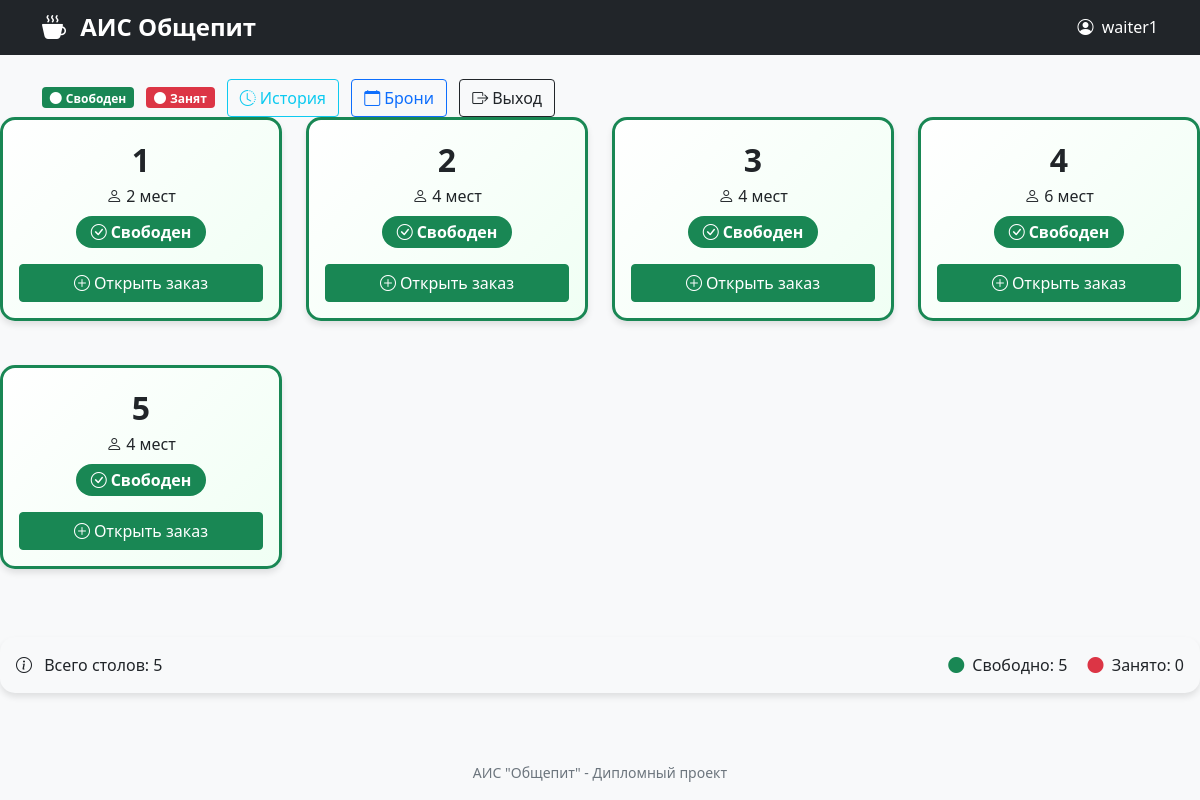
/waiter/hall/ (signed in), run on the app's committed database.
### tables/models.py (models this page shows, shortened)
class Table(models.Model):
    STATUS_CHOICES = [
        ('free', 'Свободен'),
        ('occupied', 'Занят'),
        ('reserved', 'Забронирован'),
    ]
    number = models.IntegerField(unique=True, verbose_name="Номер стола")
    seats = models.IntegerField(verbose_name="Количество мест")
    status = models.CharField(max_length=20, choices=STATUS_CHOICES, default='free', verbose_name="Статус")
    class Meta:
        verbose_name = "Стол"
        verbose_name_plural = "Столы"
        ordering = ['number']

### accounts/views.py (the view)
# urls.py: path('waiter/hall/', accounts_views.waiter_hall, name='waiter_hall'),
def waiter_hall(request):
    if not request.user.is_authenticated:
        return redirect('waiter_login')
    tables = Table.objects.all()
    for table in tables:
        table.current_order = Order.objects.filter(table=table, status='open').first()
    return render(request, 'waiter_hall.html', {'tables': tables})

### templates/waiter_hall.html (shortened to what this page needs)
{% extends "base.html" %}
{% load static %}
{% block content %}
<div>
    <span class="badge bg-success me-2"><i class="bi bi-circle-fill me-1"></i>Свободен</span>
    <span class="badge bg-danger me-2"><i class="bi bi-circle-fill me-1"></i>Занят</span>
    <a href="{% url 'waiter_history' %}" class="btn btn-outline-info me-2">
        <i class="bi bi-clock-history me-1"></i>История
    </a>
    <a href="{% url 'booking_calendar' %}" class="btn btn-outline-primary me-2">
        <i class="bi bi-calendar me-1"></i>Брони
    </a>
    <a href="{% url 'index' %}" class="btn btn-outline-dark">
        <i class="bi bi-box-arrow-right me-1"></i>Выход
    </a>
</div>
</div>
<div class="row">
    {% for table in tables %}
    <div class="col-lg-3 col-md-4 col-sm-6 mb-4">
        <div class="card table-card {% if table.status == 'free' %}free{% elif table.status == 'occupied' %}occupied{% else %}reserved{% endif %}">
            <div class="card-body text-center">
                <div class="table-number">{{ table.number }}</div>
                <div class="mb-2">
                    <i class="bi bi-person"></i> {{ table.seats }} мест
                </div>
                <div class="mb-3">
                    {% if table.status == 'free' %}
                        <span class="badge bg-success badge-status">
                            <i class="bi bi-check-circle me-1"></i>Свободен
                        </span>
                    {% elif table.status == 'occupied' %}
                        <span class="badge bg-danger badge-status">
                            <i class="bi bi-x-circle me-1"></i>Занят
                        </span>
                    {% else %}
                        <span class="badge bg-warning badge-status">
                            <i class="bi bi-clock me-1"></i>Забронирован
                        </span>
                    {% endif %}
                </div>
                {% if table.status == 'free' %}
                    <a href="{% url 'create_order' table.id %}" class="btn btn-success w-100">
                        <i class="bi bi-plus-circle me-1"></i>Открыть заказ
                    </a>
                {% endif %}
            </div>
        </div>
    </div>
    {% endfor %}
</div>
<div class="row mt-4">
    <div class="col-12">
        <div class="card bg-light">
            <div class="card-body">
                <div class="d-flex justify-content-between align-items-center">
                    <div>
                        <i class="bi bi-info-circle me-2"></i>
                        Всего столов: {{ tables|length }}
                    </div>
                    <div>
                        <span class="me-3">
                            <i class="bi bi-circle-fill text-success me-1"></i>
                            Свободно: {{ tables|length }}
                        </span>
                        <span>
                            <i class="bi bi-circle-fill text-danger me-1"></i>
                            Занято: 0
                        </span>
                    </div>
                </div>
            </div>
        </div>
    </div>
</div>
{% endblock %}

### templates/base.html (shortened to what this page needs)
{% load pwa %}
<!DOCTYPE html>
<html lang="ru">
<head>
    <link href="https://cdn.jsdelivr.net/npm/bootstrap@5.1.3/dist/css/bootstrap.min.css" rel="stylesheet">
    <link rel="stylesheet" href="https://cdn.jsdelivr.net/npm/bootstrap-icons@1.8.1/font/bootstrap-icons.css">
</head>
<body>
    <nav class="navbar navbar-dark bg-dark">
        <div class="container">
            <span class="navbar-brand mb-0 h1">
                <i class="bi bi-cup-hot-fill me-2"></i>
                АИС Общепит
            </span>
            {% if request.user.is_authenticated %}
            <span class="text-white">
                <i class="bi bi-person-circle me-1"></i>
                {{ request.user.username }}
            </span>
            {% endif %}
        </div>
    </nav>
    <div class="container mt-4 fade-in">
        {% block content %}
        {% endblock %}
    <footer class="mt-auto py-3 text-center text-muted">
        <small>АИС "Общепит" - Дипломный проект</small>
    </footer>
</body>
</html>

### templates/base.html (style rules this page uses)
:root { --primary-color: #0d6efd; --success-color: #198754; --warning-color: #ffc107; --danger-color: #dc3545; --dark-bg: #212529; --light-bg: #f8f9fa; }
body { font-family: 'Segoe UI', Tahoma, Geneva, Verdana, sans-serif; background-color: var(--light-bg); min-height: 100vh; display: flex; flex-direction: column; }
.navbar-brand { font-weight: bold; font-size: 1.5rem; }
.card { border-radius: 15px; box-shadow: 0 4px 6px rgba(0,0,0,0.1); transition: transform 0.2s, box-shadow 0.2s; border: none; margin-bottom: 20px; }
.table-card { cursor: pointer; border: 3px solid transparent; }
.table-card.free { border-color: var(--success-color); background: linear-gradient(135deg, #fff 0%, #f0fff4 100%); }
.table-number { font-size: 2rem; font-weight: bold; color: var(--dark-bg); }
.badge-status { font-size: 1rem; padding: 8px 15px; border-radius: 25px; }
.fade-in { animation: fadeIn 0.5s ease-out; }

### data on the page
Table: number "1", seats "2", status "free" (drawn)
Table: number "2", seats "4", status "free" (drawn)
Table: number "3", seats "4", status "free" (drawn)
Table: number "4", seats "6", status "free" (drawn)
Table: number "5", seats "4", status "free" (drawn)

### other printed values
{{ request.user.username }} "waiter1"
{{ tables|length }} "5"
